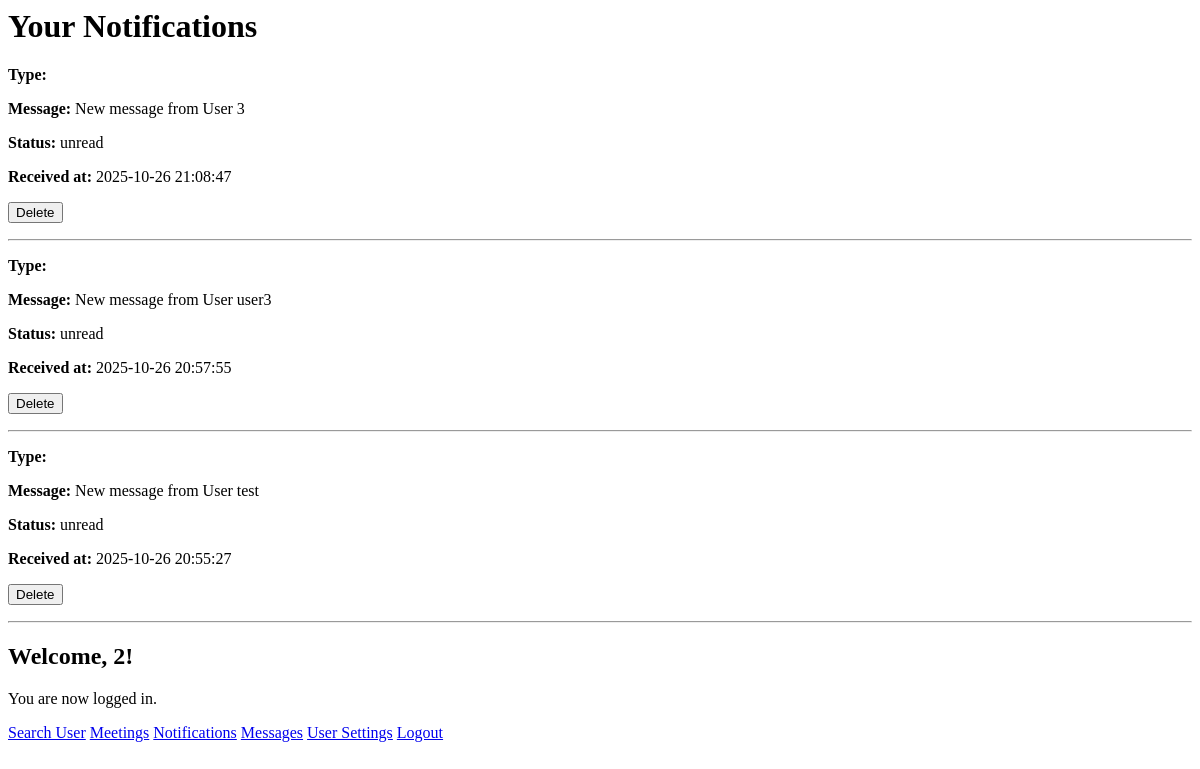
Page /notifications.php (signed in) on the earlier database version.
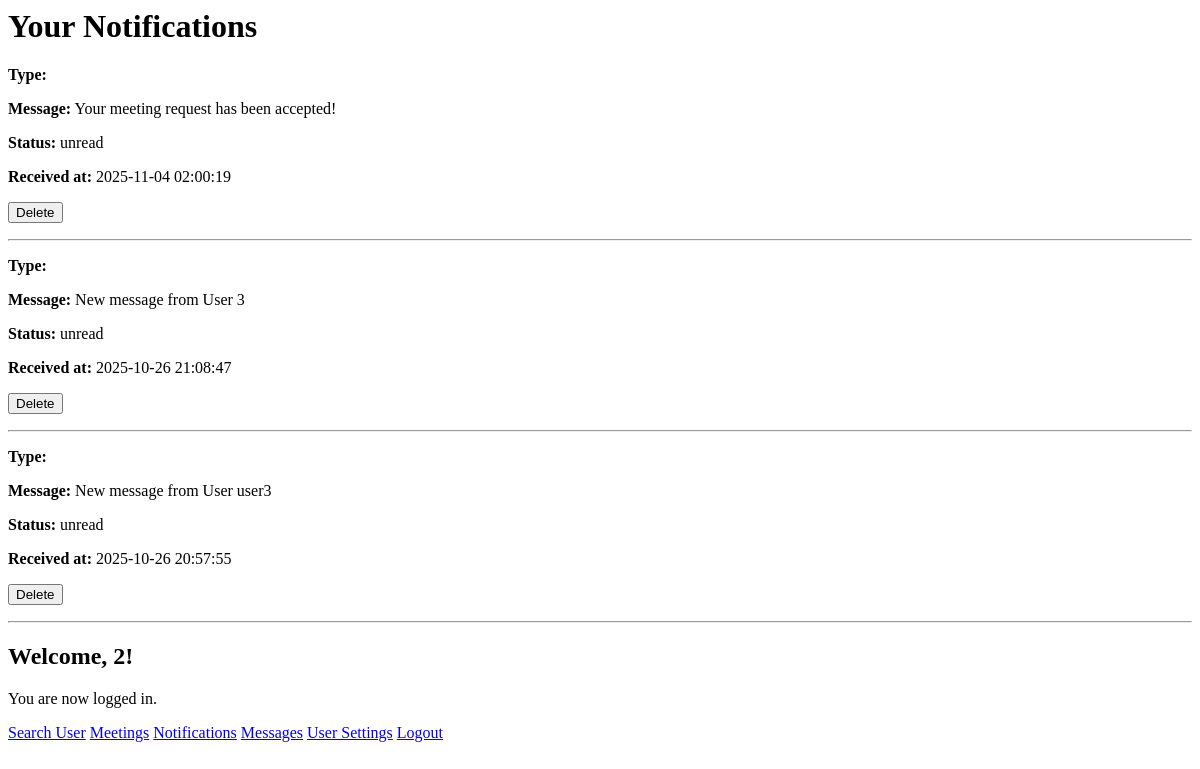
Same page on the later database version.
### tables this page shows
CREATE TABLE "notifications" (
	"id"	INTEGER,
	"user_id"	INTEGER NOT NULL,
	"message"	TEXT NOT NULL,
	"type"	TEXT,
	"status"	TEXT DEFAULT 'unread',
	"created_at"	DATETIME DEFAULT CURRENT_TIMESTAMP,
	PRIMARY KEY("id" AUTOINCREMENT),
	FOREIGN KEY("user_id") REFERENCES "Users"("id")
);

### notifications.php (the view, shortened to what this page needs)
<?php
$user_id = $_SESSION['user'];
try {
    $db = new PDO('sqlite:360DB.db');
    $db->setAttribute(PDO::ATTR_ERRMODE, PDO::ERRMODE_EXCEPTION);
    $query = "SELECT id, message, type, status, created_at FROM notifications WHERE user_id = :user_id ORDER BY created_at DESC";
    $stmt = $db->prepare($query);
    $stmt->bindValue(':user_id', $user_id, PDO::PARAM_INT);
    $stmt->execute();
    $results = $stmt->fetchAll(PDO::FETCH_ASSOC);
    echo "<h1>Your Notifications</h1>";
    if ($results) {
        foreach ($results as $row) {
            echo "<div class='notification'>";
            echo "<p><strong>Type:</strong> " . htmlspecialchars($row['type']) . "</p>";
            echo "<p><strong>Message:</strong> " . htmlspecialchars($row['message']) . "</p>";
            echo "<p><strong>Status:</strong> " . htmlspecialchars($row['status']) . "</p>";
            echo "<p><strong>Received at:</strong> " . htmlspecialchars($row['created_at']) . "</p>";
            echo "<form action='notifications.php' method='POST'>";
            echo "<button type='submit'>Delete</button>";
            echo "</form>";
            echo "</div><hr>";
        }
    } else {
        echo "<p>You have no notifications at the moment.</p>";
    }
} catch (PDOException $e) {
    echo "Connection failed: " . $e->getMessage();
}
?>
<!DOCTYPE html>
<html lang="en">
<head>
</head>
<body>
    <h2>Welcome, <?= htmlspecialchars($_SESSION['user']) ?>!</h2>
    <p>You are now logged in.</p>
    <a href="usersearch.php">Search User</a>
    <a href="view_meetings.php">Meetings</a>
    <a href="notifications.php">Notifications</a>
    <a href="messages.php">Messages</a>
    <a href="settings.php">User Settings</a>
    <a href="logout.php">Logout</a>
</body>
</html>

Differences in the rows shown:
removed notifications: message "New message from User test", status "unread", created_at "2025-10-26 20:55:27"
added notifications: message "Your meeting request has been accepted!", status "unread", created_at "2025-11-04 02:00:19"
